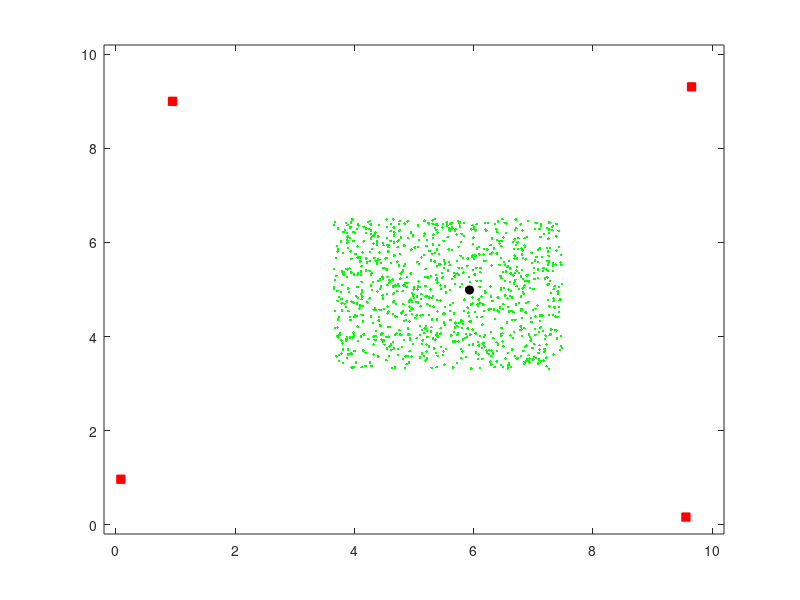
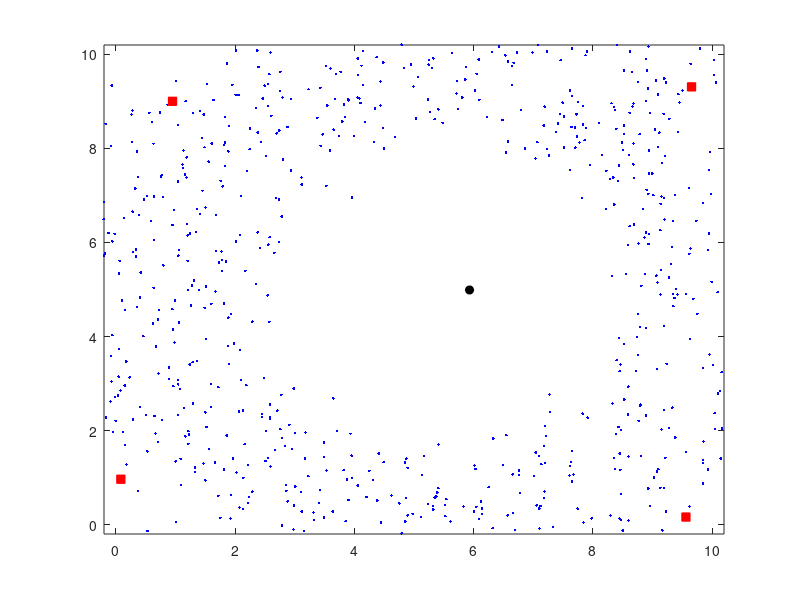

These charts were generated, in order, by the following MATLAB code:
%%%%%%%%%%%%%%%%%%%%%%%%%%%%%%%%%%%%%%%%%%%%%%%%%%%%%%%%%%%%%%%%%%%%%%%%%%%%%%%
% Example 2.2: Draw particles within bounding box and compute message particles
%%%%%%%%%%%%%%%%%%%%%%%%%%%%%%%%%%%%%%%%%%%%%%%%%%%%%%%%%%%%%%%%%%%%%%%%%%%%%%%
% Simple example with 4 anchors and 1 unknown
% (see Example 2.3 for general version)
clear
Np=1000; % number of particles
sigma=0.1; % standard deviation of the measured distance (Gaussian noise)
area=[0 10]; % deployment area [min max] x [min max]

% True positions of 4 anchors (semi-random: near edges)
x(1)=rand(1,1)+j*rand(1,1);
x(2)=(rand(1,1)+max(area)-1)+j*(rand(1,1)+max(area)-1);
x(3)=rand(1,1)+j*(rand(1,1)+max(area)-1);
x(4)=(rand(1,1)+max(area)-1)+j*rand(1,1);
% Unknown node (semi-random position: in center)
x(5)=(max(area)/3-min(area)/3)*(rand(1,1)+j*rand(1,1))+max(area)/3*(1+j); 

% Measured distance (true+noise):
for k=1:4
    dist(k)=abs(x(5)-x(k)); % true distance
    dist(k)=dist(k)+3*sigma; % upper bound of the measured distance (in 99.7% cases)
end

% Bounds of the box (min-max method):
x_min=max(real(x(1:4))-dist(1:4))+j*max(imag(x(1:4))-dist(1:4));
x_max=min(real(x(1:4))+dist(1:4))+j*min(imag(x(1:4))+dist(1:4));
% Don't allow out of deployment area:
if real(x_min)<min(area) x_min=min(area)+j*imag(x_min); end
if imag(x_min)<min(area) x_min=real(x_min)+j*min(area); end
if real(x_max)>max(area) x_max=max(area)+j*imag(x_max); end
if imag(x_max)>max(area) x_max=real(x_max)+j*max(area); end

% Draw particles uniformly within the box:
particles=(real(x_max-x_min)*rand(Np,1)+real(x_min))+j*(imag(x_max-x_min)*rand(Np,1)+imag(x_min));

% Compute particles of the message of some neighboring unknown node:
dist2neigh=5+sigma*randn(Np,1); % noisy distance to neighboring unknown node
particles_msg=particles+dist2neigh.*exp(j*2*pi*rand(Np,1)); % shift in random direction
% Note: The weights of the messages are uniform

% Plot network and particles within box:
figure, 
plot(particles,'.g'); hold % plot initial particles
plot(real(x(1:4)),imag(x(1:4)),'sr','MarkerFaceColor','r'); % plot anchor nodes
plot(real(x(5)),imag(x(5)),'ok','MarkerFaceColor','k'); % plot unknown node
axis([min(area)-0.2 max(area)+0.2 min(area)-0.2 max(area)+0.2]);hold off
% Plot network and particles from the message:
figure, 
plot(particles_msg,'.b'); hold % plot particles of the messages
plot(real(x(1:4)),imag(x(1:4)),'sr','MarkerFaceColor','r'); % plot anchor nodes
plot(real(x(5)),imag(x(5)),'ok','MarkerFaceColor','k'); % plot unknown node
axis([min(area)-0.2 max(area)+0.2 min(area)-0.2 max(area)+0.2]);hold off

